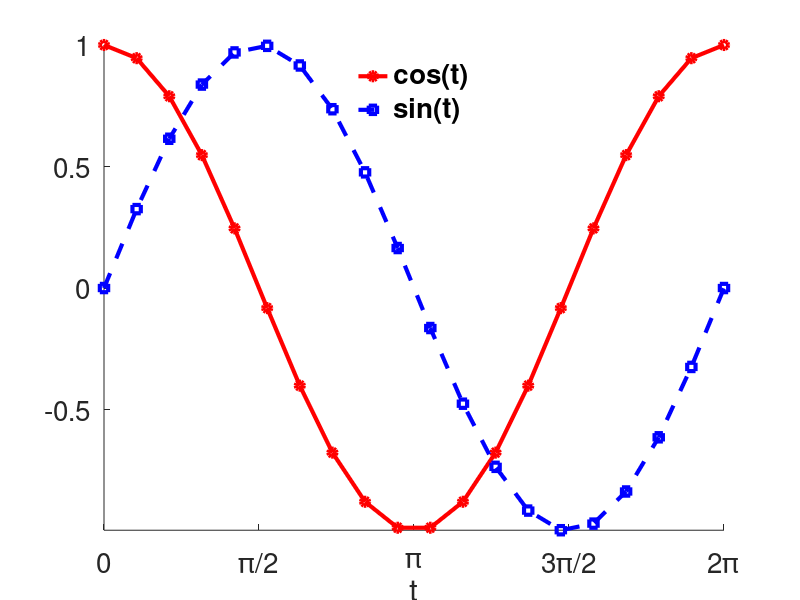

Source code (MATLAB):
% Capacitate en Octave - 2019 - FCAI-UNCuyo
% https://introoctave.github.io/capacitoctave
% Jornadas de Investigación y Enseñanza de las Ciencias Experimentales (JEICE)
%
% Archivo de ordenes: sin_cos_makeup.m

t=linspace(0,2*pi,20)';

figure(1);clf
hold on
plot(t,cos(t),'ro- ','linewidth',3)
plot(t,sin(t),'bs--','linewidth',3)
hold off
axis tight
xlabel('t','fontsize',20)
hlg=legend('cos(t)','sin(t)','location','north');
legend boxoff
set(gca,'fontsize',20)
set(hlg,'fontsize',20,'fontweight','bold')
set(gca,'Xtick',0:pi/2:2*pi)
set(gca,'XtickLabel',{'0','\pi/2','\pi','3\pi/2','2\pi'})
set(gcf,'numbertitle','off','name','Funciones Trigonometricas')

